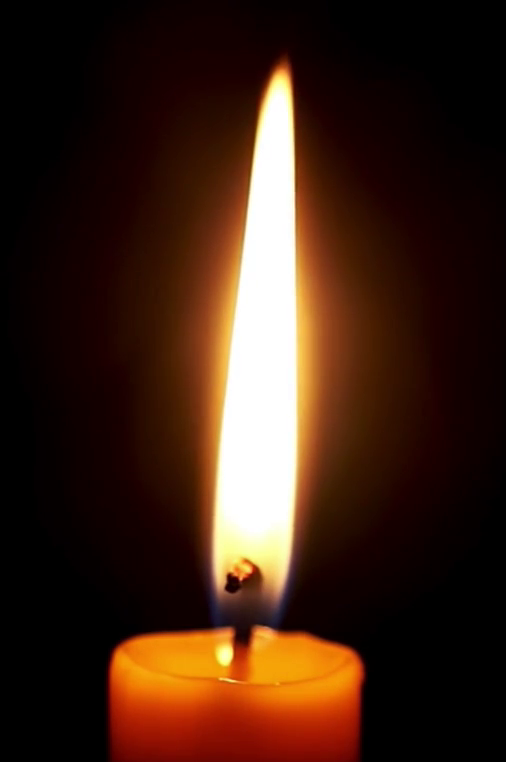
#> input picture frame 484 of Videos/CandleFire.mp4, 506 x 762 px
$ python FireVideoProcessinng.py
#> lines starting #> are read from the running program, lines starting #| are printed output that depends on the picture; after the words box and inside, x2 and y2 are one past the last pixel; in counts of white or black regions, pixels touching at a corner belong together
import cv2
import numpy as np
import sys
# import pandas as pd
import matplotlib as mpl
import matplotlib.pyplot as plt
import matplotlib.image as mpimg
from pathlib import Path
from PIL import Image
import csv
# import pandas as pd
import math
# get_ipython().magic(u'matplotlib inline')
# REFERENCE: https://github.com/benjamincastillo2020/FireDetectionCode
# https://stackoverflow.com/questions/22704936/reading-every-nth-frame-from-videocapture-in-opencv
cap1 = cv2.VideoCapture('../Videos/CandleFire.mp4')
fgbg = cv2.createBackgroundSubtractorMOG2()
count = 0

ID = 0
while 1:
        ret, frame = cap1.read()  # reading the image
#> frame is the input picture: shape (762, 506, 3); mean B, G, R 22.1, 35.8, 62.6
        if count%10==0:
        # flame shape area
            gs = cv2.cvtColor(frame, cv2.COLOR_BGR2GRAY)
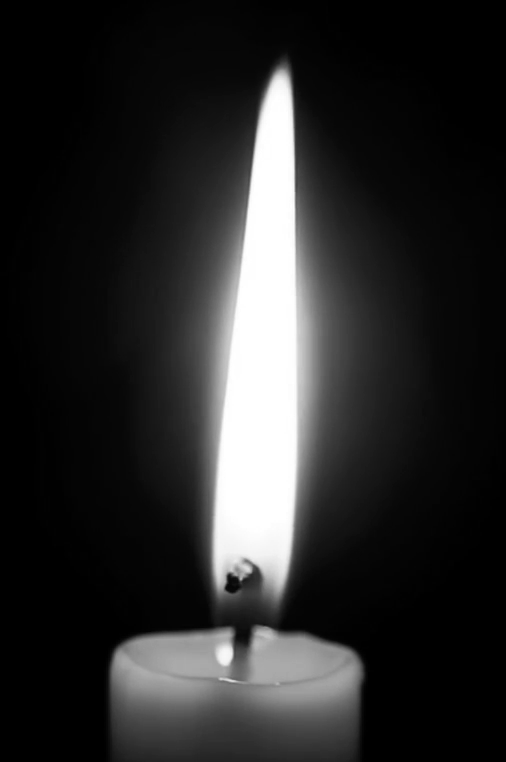
#> gs: shape (762, 506); min 0, max 255, mean 42.2
            gs_neg = 255 - gs.astype(int)
            gs_neg[gs_neg > 50] = 1000
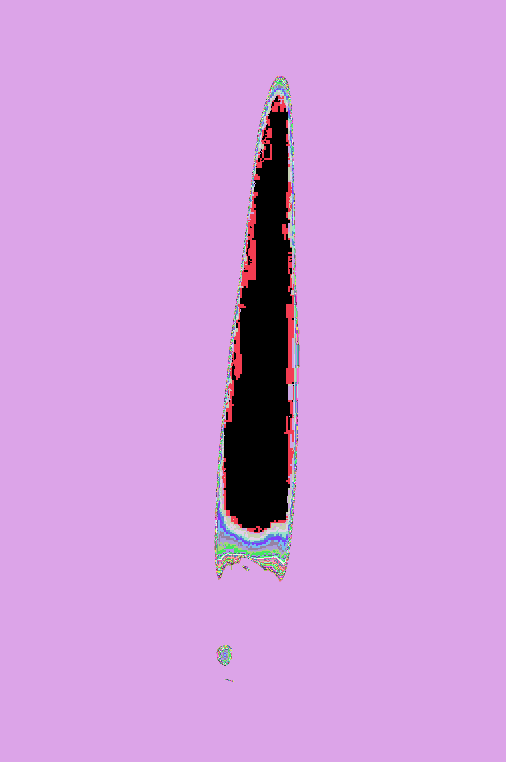
#> gs_neg: shape (762, 506) int64; 52 distinct labels, from 0 to 1000; one colour per label, 0 black
            gs_neg = gs_neg.astype('uint8')
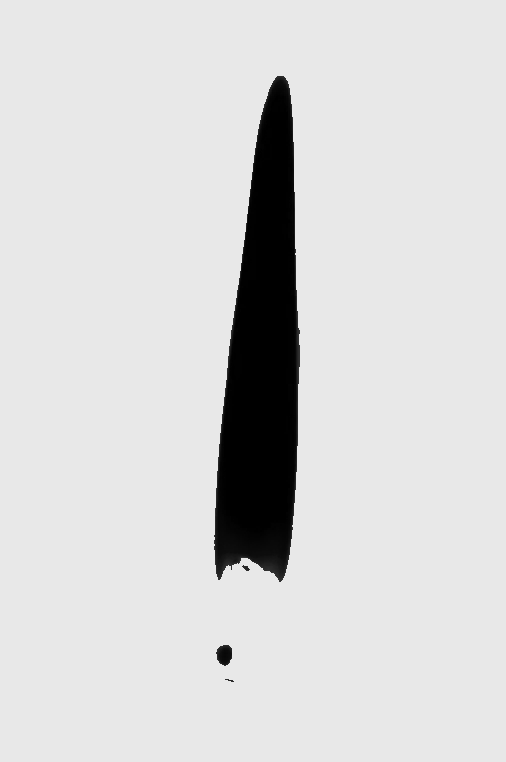
#> gs_neg: shape (762, 506); min 0, max 232, mean 214.5
            show_imagename = ['negative']
            show_image = [gs_neg]
            im   = Image.fromarray(gs_neg).convert('RGBA').convert('RGB')
            imnp = np.array(im)
        # https://stackoverflow.com/questions/11433604/opencv-setting-all-pixels-of-specific-bgr-value-to-another-bgr-value
            imnp[np.where((imnp == [255, 255, 255]).all(axis=2))] = [0, 0, 0]
            imnp[np.where((imnp == [232, 232, 232]).all(axis=2))] = [0, 0, 0]
            # imnp[np.where((imnp == [0, 0, 0]).all(axis=2))] = [0, 0, 255]
            imnp[np.where((imnp == [1, 1, 1]).all(axis=2))] = [0, 0, 255]
            imnp[np.where((imnp == [2, 2, 2]).all(axis=2))] = [0, 0, 255]
            imnp[np.where((imnp == [4, 4, 4]).all(axis=2))] = [0, 0, 255]
            imnp[np.where((imnp == [5, 5, 5]).all(axis=2))] = [0, 0, 255]
            imnp[np.where((imnp == [6, 6, 6]).all(axis=2))] = [0, 0, 255]
            imnp[np.where((imnp == [7, 7, 7]).all(axis=2))] = [0, 0, 255]
            imnp[np.where((imnp == [8, 8, 8]).all(axis=2))] = [0, 0, 255]
            imnp[np.where((imnp == [9, 9, 9]).all(axis=2))] = [0, 0, 255]
            imnp[np.where((imnp == [10, 10, 10]).all(axis=2))] = [0, 0, 255]
            imnp[np.where((imnp == [11, 11, 11]).all(axis=2))] = [0, 0, 255]
            imnp[np.where((imnp == [12, 12, 12]).all(axis=2))] = [0, 0, 255]
            imnp[np.where((imnp == [13, 13, 13]).all(axis=2))] = [0, 0, 255]
            imnp[np.where((imnp == [14, 14, 14]).all(axis=2))] = [0, 0, 255]
#> imnp: shape (762, 506, 3); mean R, G, B 0.2, 0.2, 5.3
            imnp[np.where((imnp == [15, 15, 15]).all(axis=2))] = [0, 0, 255]
#> imnp: shape (762, 506, 3); mean R, G, B 0.2, 0.2, 5.3
            imnp[np.where((imnp == [16, 16, 16]).all(axis=2))] = [0, 0, 255]
#> imnp: shape (762, 506, 3); mean R, G, B 0.2, 0.2, 5.4
            imnp[np.where((imnp == [17, 17, 17]).all(axis=2))] = [0, 0, 255]
#> imnp: shape (762, 506, 3); mean R, G, B 0.2, 0.2, 5.4
            imnp[np.where((imnp == [18, 18, 18]).all(axis=2))] = [0, 0, 255]
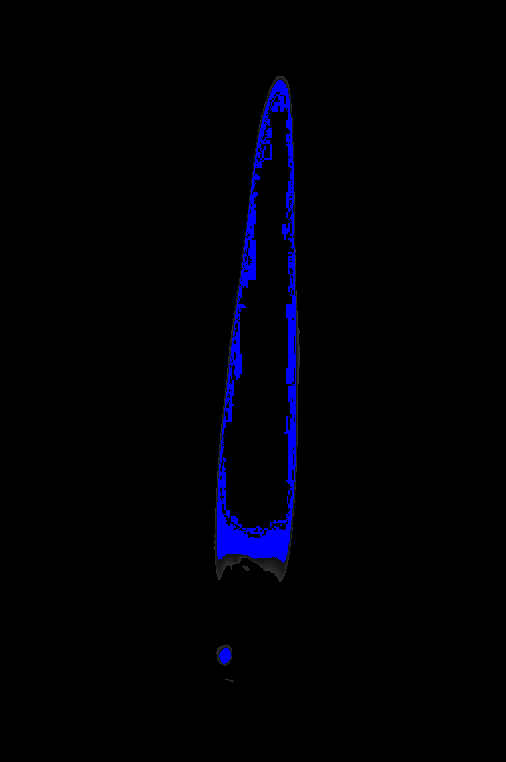
#> imnp: shape (762, 506, 3); mean R, G, B 0.2, 0.2, 5.5
            imnp[np.where((imnp == [19, 19, 19]).all(axis=2))] = [0, 0, 255]
#> imnp: shape (762, 506, 3); 0.03% of pixels changed, all inside (x1, y1, x2, y2) = (216, 80, 296, 664)
            imnp[np.where((imnp == [20, 20, 20]).all(axis=2))] = [0, 0, 255]
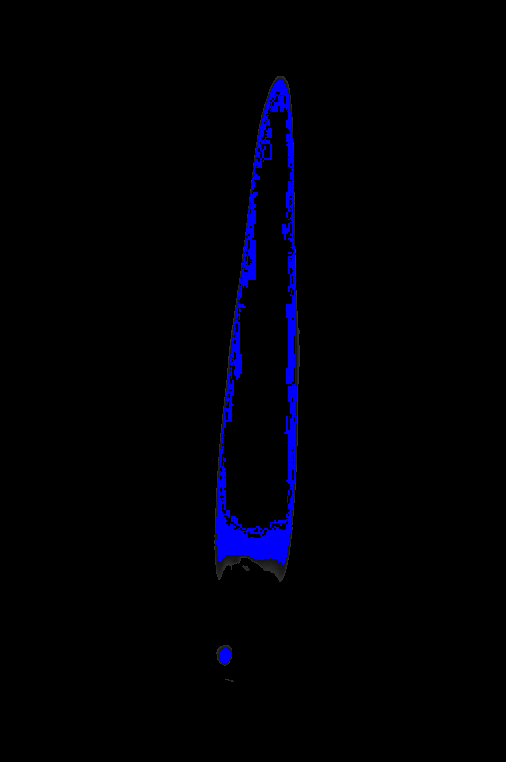
#> imnp: shape (762, 506, 3); mean R, G, B 0.2, 0.2, 5.6
        #     imnp[np.where((imnp == [15, 15, 15]).all(axis=2))] = [255, 255, 255]
        #     imnp[np.where((imnp == [16, 16, 16]).all(axis=2))] = [255, 255, 255]
        #     imnp[np.where((imnp == [17, 17, 17]).all(axis=2))] = [255, 255, 255]
        #     imnp[np.where((imnp == [18, 18, 18]).all(axis=2))] = [255, 255, 255]
        #     imnp[np.where((imnp == [19, 19, 19]).all(axis=2))] = [255, 255, 255]
        #     imnp[np.where((imnp == [20, 20, 20]).all(axis=2))] = [255, 255, 255]
        #     imnp[np.where((imnp == [21, 21, 21]).all(axis=2))] = [255, 255, 255]
        #     imnp[np.where((imnp == [22, 22, 22]).all(axis=2))] = [255, 255, 255]
        #     imnp[np.where((imnp == [23, 23, 23]).all(axis=2))] = [255, 255, 255]
        #     imnp[np.where((imnp == [24, 24, 24]).all(axis=2))] = [255, 255, 255]
        #     imnp[np.where((imnp == [25, 25, 25]).all(axis=2))] = [255, 255, 255]
        #     imnp[np.where((imnp == [26, 26, 26]).all(axis=2))] = [255, 255, 255]
        #     imnp[np.where((imnp == [27, 27, 27]).all(axis=2))] = [255, 255, 255]
        #     imnp[np.where((imnp == [28, 28, 28]).all(axis=2))] = [255, 255, 255]
        #     imnp[np.where((imnp == [29, 29, 29]).all(axis=2))] = [255, 255, 255]
        #     imnp[np.where((imnp == [30, 30, 30]).all(axis=2))] = [255, 255, 255]
        #     imnp[np.where((imnp == [31, 31, 31]).all(axis=2))] = [255, 255, 255]
        #     imnp[np.where((imnp == [32, 32, 32]).all(axis=2))] = [255, 255, 255]
        #     imnp[np.where((imnp == [33, 33, 33]).all(axis=2))] = [255, 255, 255]
        #     imnp[np.where((imnp == [34, 34, 34]).all(axis=2))] = [255, 255, 255]
        #     imnp[np.where((imnp == [35, 35, 35]).all(axis=2))] = [255, 255, 255]
        #     imnp[np.where((imnp == [36, 36, 36]).all(axis=2))] = [255, 255, 255]
        #     imnp[np.where((imnp == [37, 37, 37]).all(axis=2))] = [255, 255, 255]
        #     imnp[np.where((imnp == [38, 38, 38]).all(axis=2))] = [255, 255, 255]
        #     imnp[np.where((imnp == [39, 39, 39]).all(axis=2))] = [255, 255, 255]
        #     imnp[np.where((imnp == [40, 40, 40]).all(axis=2))] = [255, 255, 255]
        #     imnp[np.where((imnp == [41, 41, 41]).all(axis=2))] = [255, 255, 255]
        #     imnp[np.where((imnp == [42, 42, 42]).all(axis=2))] = [255, 255, 255]
        #     imnp[np.where((imnp == [43, 43, 43]).all(axis=2))] = [255, 255, 255]
        #     imnp[np.where((imnp == [44, 44, 44]).all(axis=2))] = [255, 255, 255]
        #     imnp[np.where((imnp == [45, 45, 45]).all(axis=2))] = [255, 255, 255]
        #     imnp[np.where((imnp == [46, 46, 46]).all(axis=2))] = [255, 255, 255]
        #     imnp[np.where((imnp == [47, 47, 47]).all(axis=2))] = [255, 255, 255]
        #     imnp[np.where((imnp == [48, 48, 48]).all(axis=2))] = [255, 255, 255]
        #     imnp[np.where((imnp == [49, 49, 49]).all(axis=2))] = [255, 255, 255]
        #     imnp[np.where((imnp == [50, 50, 50]).all(axis=2))] = [255, 255, 255]
        #     imnp[np.where((imnp == [51, 51, 51]).all(axis=2))] = [255, 255, 255]
        #     imnp[np.where((imnp == [52, 52, 52]).all(axis=2))] = [255, 255, 255]
        #     imnp[np.where((imnp == [53, 53, 53]).all(axis=2))] = [255, 255, 255]
        #     imnp[np.where((imnp == [54, 54, 54]).all(axis=2))] = [255, 255, 255]
        #     imnp[np.where((imnp == [55, 55, 55]).all(axis=2))] = [255, 255, 255]
        #     imnp[np.where((imnp == [56, 56, 56]).all(axis=2))] = [255, 255, 255]
        #     imnp[np.where((imnp == [57, 57, 57]).all(axis=2))] = [255, 255, 255]
        #     imnp[np.where((imnp == [58, 58, 58]).all(axis=2))] = [255, 255, 255]
        #     imnp[np.where((imnp == [59, 59, 59]).all(axis=2))] = [255, 255, 255]

            print(imnp)
#> (printed output is left out)
            h, w = imnp.shape[:2]
            colours, counts = np.unique(imnp.reshape(-1,3), axis=0, return_counts=1)
#> colours = 33 rows, first 8: [0, 0, 0], [0, 0, 255], [3, 3, 3], [21, 21, 21], [22, 22, 22], [23, 23, 23], [24, 24, 24], [25, 25, 25]; counts = 33 values, max 374201 at index 0, min 9 at index 26, mean 11684
            SumCount=0
            SumProportion=0
            # print(colours)
            for index, colour in enumerate(colours):
               count = counts[index]
               proportion = (100 * count) / (h * w)
               # print(f"   Colour: {colour}, count: {count}, proportion: {proportion:.2f}%")
               if index<=15:
                 SumCount=SumCount+count
                 SumProportion=SumProportion+proportion
#> this loop made 33 passes
#> (colour, count, proportion, SumCount, SumProportion) on passes 1 to 8: ([0, 0, 0], 374201, 97.05, 374201, 97.05), ([0, 0, 255], 8172, 2.12, 382373, 99.17), ([3, 3, 3], 931, 0.241, 383304, 99.41), ([21, 21, 21], 113, 0.0293, 383417, 99.44), ([22, 22, 22], 124, 0.0322, 383541, 99.47), ([23, 23, 23], 69, 0.0179, 383610, 99.49), ([24, 24, 24], 86, 0.0223, 383696, 99.51), ([25, 25, 25], 102, 0.0265, 383798, 99.54)
#> after the loop, SumCount = 384386; SumProportion = 99.69
            # print(colours)
            cv2.imshow('ng',imnp)
            # print(imnp)

        # Bounding Box
            sub_image = fgbg.apply(frame)  # background subtraction
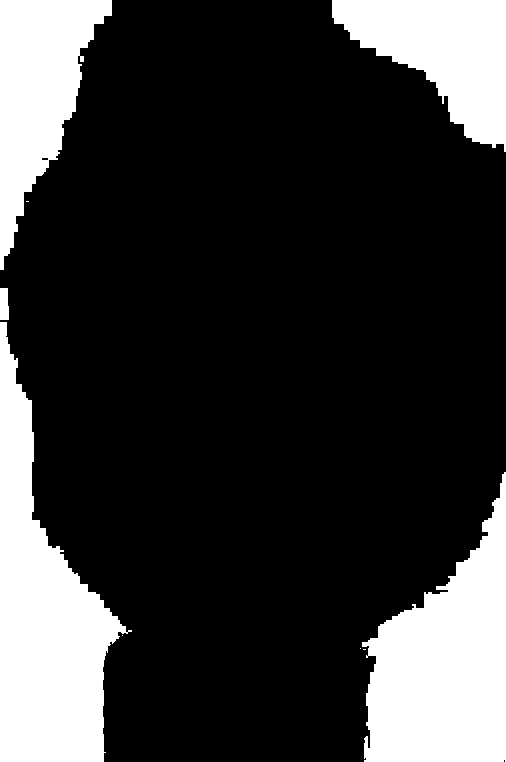
#> sub_image: shape (762, 506); values 127 (black) and 255 (white), 21.6% white; 9 white regions (4 under 20 px), largest, box (x1, y1, x2, y2) and area: (0, 322, 132, 762) 27756, (362, 472, 506, 762) 25209, (0, 0, 112, 270) 15425, (332, 0, 506, 152) 14712, (0, 288, 9, 320) 270
            ret, thresh = cv2.threshold(sub_image, 127, 255, 0)  # thresholding
#> thresh: shape (762, 506); 21.6% white; 9 white regions (4 under 20 px)
            contours, hierarchy = cv2.findContours(thresh, cv2.RETR_TREE, cv2.CHAIN_APPROX_SIMPLE)  # finding the contours
#> contours = 10 contours, 5 with area under 20; largest, box (x1, y1, x2, y2) and area: (0, 322, 132, 762) 27188, (362, 472, 506, 762) 24736, (0, 0, 112, 270) 15052, (332, 0, 506, 152) 14388, (0, 288, 9, 320) 230
            areas = [cv2.contourArea(c) for c in contours]
#> areas = [0, 0, 0, 24736, 27187.5, 230.5, 0, 14388.5, 15051.5, 19]
            if len(areas) > 1:
               max_index = np.argmax(areas)
#> max_index = 4
               cnt = contours[max_index]
#> cnt = contour of 186 points, box (x1, y1, x2, y2) (0, 322, 132, 762), area 27188
               if areas[max_index] > 70:
                  x, y, w, h = cv2.boundingRect(cnt)
#> x = 0; y = 322; w = 132; h = 440
                  cv2.rectangle(frame, (x, y), (x + w, y + h), (0, 255, 0), 2)
                  string_ = "fire" + str(x) + ' ' + str(y) + ' ' + str(w) + ' ' + str(h)
#> string_ = 'fire0 322 132 440'
                  ID = ID+1
                  # print(ID, ',', str(h), ',', SumCount, ',', SumProportion)
                  cv2.putText(frame, 'fire', (x, y), cv2.FONT_HERSHEY_SIMPLEX, 0.5, (255, 255, 255), 2)
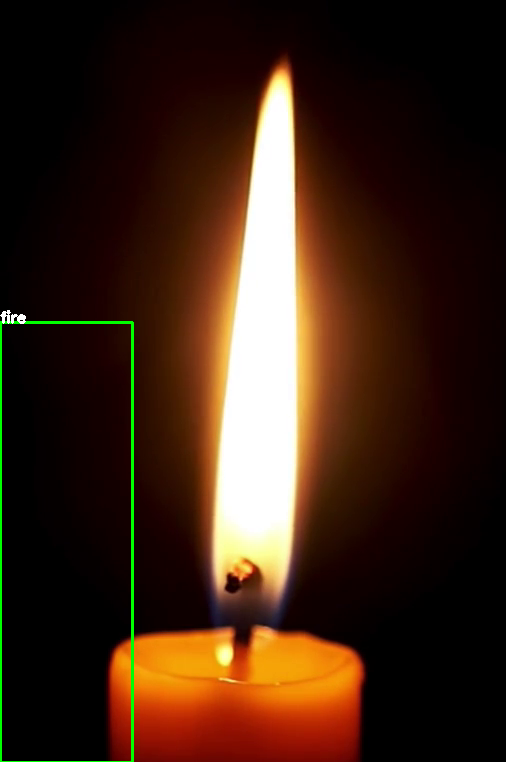
#> frame: shape (762, 506, 3); mean B, G, R 22.2, 37.6, 62.5
                  # cv2.imshow('fire detection', frame)
            cv2.waitKey(300)
            k = cv2.waitKey(300) & 0xFF == ord('q')
#> (key q is pressed here)
            if k == 27:
                break
        count+=1
#> count = 92

cap1.release()
cv2.destroyAllWindows()

$ run again, starting later in the video
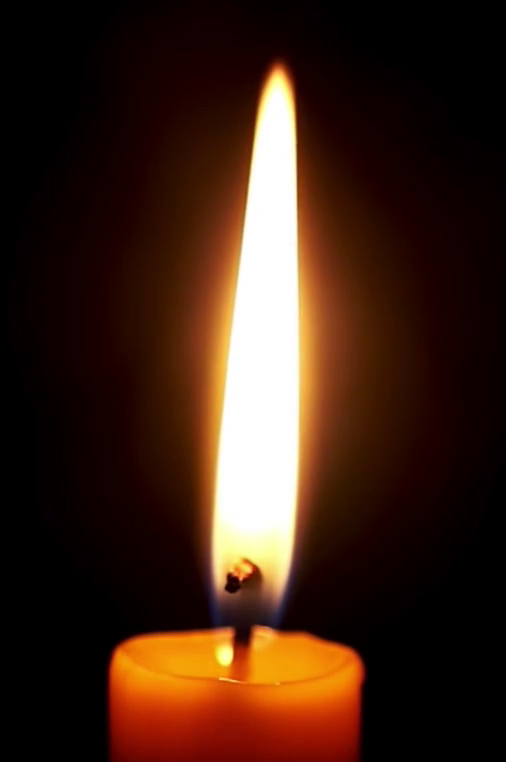
#> input picture frame 2182 of Videos/CandleFire.mp4, 506 x 762 px
#> frame is the input picture: shape (762, 506, 3); mean B, G, R 23, 36.1, 62.8
#> (printed output is left out)
#> colours = 33 rows, first 8: [0, 0, 0], [0, 0, 255], [3, 3, 3], [21, 21, 21], [22, 22, 22], [23, 23, 23], [24, 24, 24], [25, 25, 25]; counts = 33 values, max 373665 at index 0, min 8 at index 19, mean 11684
#> the loop `for index, colour in enumerate(colours):` made 33 passes
#> (colour, count, proportion, SumCount, SumProportion) on passes 1 to 8: ([0, 0, 0], 373665, 96.91, 373665, 96.91), ([0, 0, 255], 8771, 2.27, 382436, 99.19), ([3, 3, 3], 933, 0.242, 383369, 99.43), ([21, 21, 21], 147, 0.0381, 383516, 99.47), ([22, 22, 22], 98, 0.0254, 383614, 99.49), ([23, 23, 23], 50, 0.013, 383664, 99.51), ([24, 24, 24], 76, 0.0197, 383740, 99.52), ([25, 25, 25], 96, 0.0249, 383836, 99.55)
#> after the loop `for index, colour in enumerate(colours):`: SumCount = 384440; SumProportion = 99.71
#> `sub_image = fgbg.apply(frame)`:
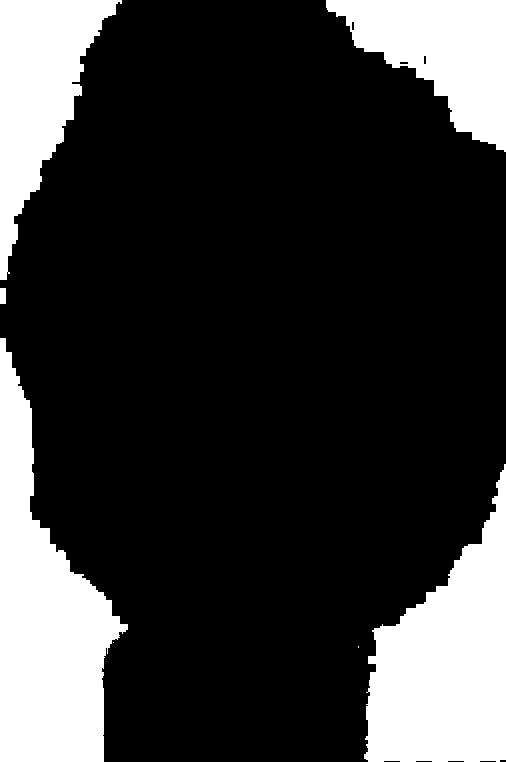
#> sub_image: shape (762, 506); values 127 (black) and 255 (white), 21.8% white; 7 white regions (2 under 20 px), largest, box (x1, y1, x2, y2) and area: (0, 338, 128, 762) 27836, (364, 464, 506, 762) 25282, (0, 0, 122, 280) 15814, (326, 0, 506, 152) 14860, (0, 288, 6, 304) 96
#> thresh: shape (762, 506); 21.8% white; 7 white regions (2 under 20 px)
#> contours = 10 contours, 2 with area under 20; largest, box (x1, y1, x2, y2) and area: (0, 338, 128, 762) 27286, (364, 464, 506, 762) 24837, (0, 0, 122, 280) 15406, (326, 0, 506, 152) 14586, (0, 288, 6, 304) 75, (399, 61, 409, 65) 25, (423, 55, 427, 65) 25, (351, 21, 355, 31) 25
#> areas = [0, 0, 24837, 27286, 75, 14586.5, 25, 25, 25, 15405.5]
#> max_index = 3
#> cnt = contour of 160 points, box (x1, y1, x2, y2) (0, 338, 128, 762), area 27286
#> `x, y, w, h = cv2.boundingRect(cnt)`: x = 0; y = 338; w = 128; h = 424
#> string_ = 'fire0 338 128 424'
#> `cv2.putText(frame, 'fire', (x, y), cv2.FONT_HERSHEY_SIMPLEX, 0.5, (255..`:
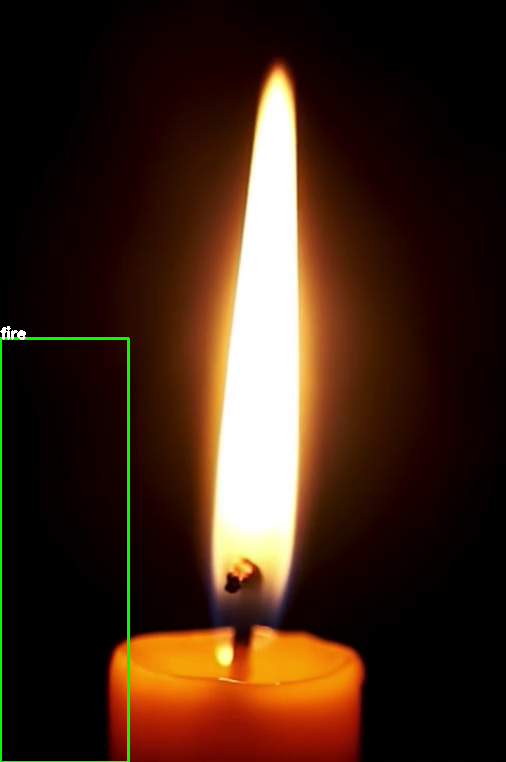
#> frame: shape (762, 506, 3); mean B, G, R 23.1, 37.9, 62.6
#> `count+=1`: count = 61
